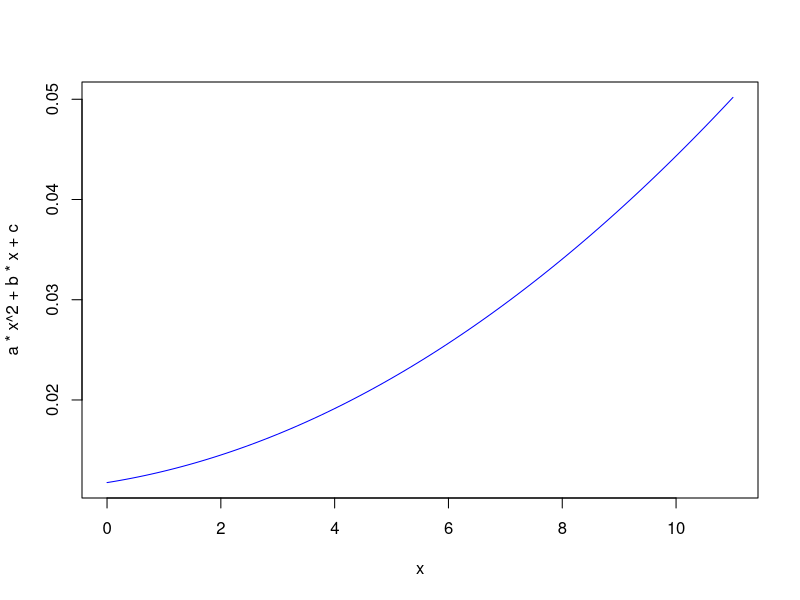
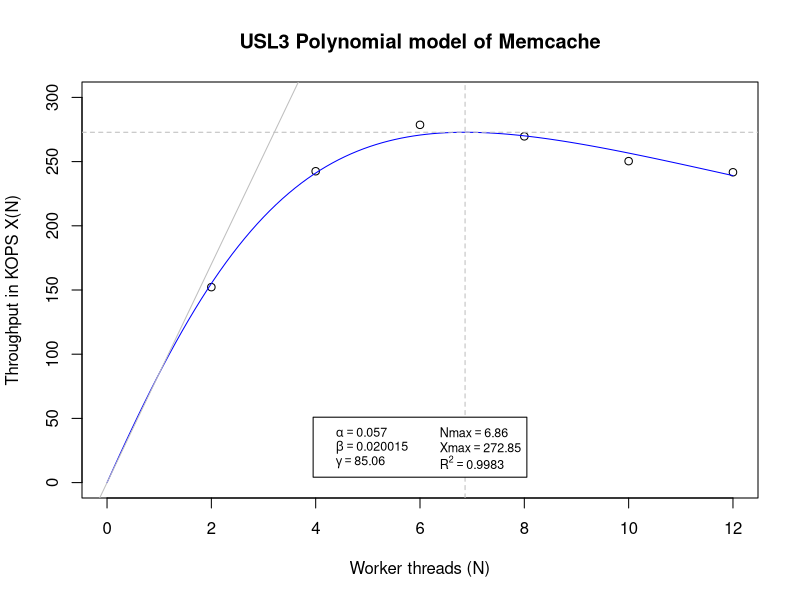

The R script that drew these images, in order:
# Created by NJG on Tue Oct 23 07:42:37 2018
# Check 2nd degree polynomial with a,b,c in Excel
# with missing X(1) data

# N is configured number of memcache worker threads 
# First, reproduce Excel results using lm()
df.mc.poly <- read.csv(text=" N,X
                  2,152.22
                  4,242.49
                  6,278.63
                  8,269.67
                  10,250.36
                  12,241.69", 
                  header=TRUE
)
print(df.mc.poly)

# Normalize the data and invert the Efficiency
df.mc.poly$X.user <- df.mc.poly$X / df.mc.poly$N
df.mc.poly$Xu.inv <- 1 / df.mc.poly$X.user
df.mc.poly$N.minus1 <- df.mc.poly$N - 1 # must do this way
print(df.mc.poly)

usl.mc.poly <- lm(Xu.inv ~ N.minus1 + I(N.minus1^2), data=df.mc.poly)
#usl.mc.poly <- lm(Xu.inv ~ N + I(N^2), data=df.mc.poly)
summary(usl.mc.poly)

c <- coef(usl.mc.poly)[1] # intercept
b <- coef(usl.mc.poly)[2] # N coeff
a <- coef(usl.mc.poly)[3] # N^2 coeff

curve(a * x^2 + b* x + c, from=0, to=11, col="blue")

A <- (b - a) / c
B <- a /c
G <- 1 / c

plot(df.mc.poly$N, df.mc.poly$X, 
     xlim=c(0,12), ylim=c(0,300),
     main="USL3 Polynomial model of Memcache",
     xlab="Worker threads (N)",ylab="Throughput in KOPS X(N)"
     )
curve(G * x / ( 1 + A * (x-1) + B * x * (x-1) ), 
      from=0, to=12, 
      col="blue", add=TRUE
      )

# compute USL scaling metrics
Nmax <- sqrt((1 - A) / B)
Xmax <- G * Nmax / (1 + A * (Nmax - 1) + B * Nmax * (Nmax - 1))
Nopt <- abs(1 / A)
Xroof <- G * Nopt 

abline(v=Nmax,col="gray",lty="dashed")
abline(h=Xmax,col="gray",lty="dashed")
abline(b=G, a=0, col="gray")

legend("bottom",
  legend=eval(parse(text=sprintf("expression(alpha == %.4f, beta == %.6f, gamma == %.2f, Nmax==%.2f, Xmax==%.2f,  R^2==%.4f)", 
A, B, G, Nmax, Xmax, summary(usl.mc.poly)$r.squared))), 
ncol=2, inset=0.05, cex=0.75
)

